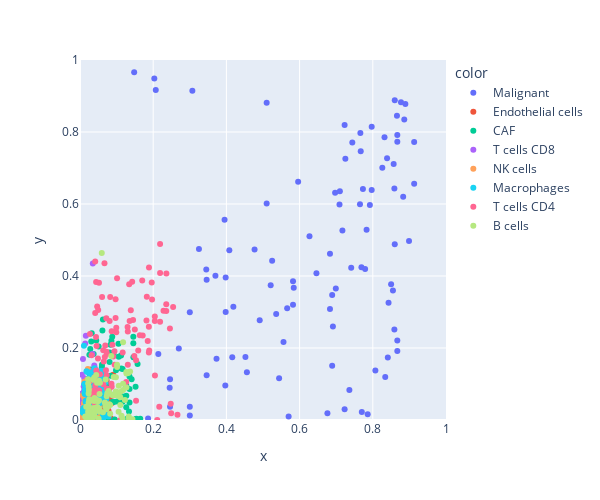

Here is the notebook cell this chart was saved with:
### Markdown cell above
## my predictions (docker)

### Code cell
fig = px.scatter(
    x=truth.stack().values,
    y=csx_fractions.stack().values,
    color=csx_fractions.stack().reset_index()["level_1"],
)
fig.update_layout(
    width=600,
    height=500,
)
fig.update_xaxes(range=(0, 1))
fig.update_yaxes(
    range=(0, 1),
)
